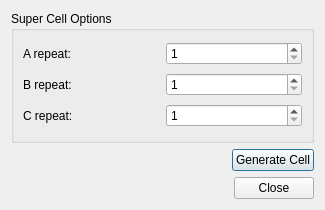
<?xml version="1.0" encoding="UTF-8"?>
<ui version="4.0">
 <class>SuperCellDialog</class>
 <widget class="QDialog" name="SuperCellDialog">
  <property name="geometry">
   <rect>
    <x>0</x>
    <y>0</y>
    <width>325</width>
    <height>210</height>
   </rect>
  </property>
  <property name="windowTitle">
   <string>Super Cell Parameters</string>
  </property>
  <layout class="QVBoxLayout" name="verticalLayout_2">
   <item>
    <layout class="QVBoxLayout" name="verticalLayout">
     <item>
      <widget class="QGroupBox" name="groupBox">
       <property name="title">
        <string>Super Cell Options</string>
       </property>
       <layout class="QGridLayout">
        <item row="0" column="0">
         <widget class="QLabel" name="aRepeatLabel">
          <property name="text">
           <string>A repeat:</string>
          </property>
         </widget>
        </item>
        <item row="0" column="1">
         <widget class="QSpinBox" name="aCellSpinBox">
          <property name="minimum">
           <number>1</number>
          </property>
         </widget>
        </item>
        <item row="1" column="0">
         <widget class="QLabel" name="bRepeatLabel">
          <property name="text">
           <string>B repeat:</string>
          </property>
         </widget>
        </item>
        <item row="1" column="1">
         <widget class="QSpinBox" name="bCellSpinBox">
          <property name="minimum">
           <number>1</number>
          </property>
         </widget>
        </item>
        <item row="2" column="0">
         <widget class="QLabel" name="cRepeaLabel">
          <property name="text">
           <string>C repeat:</string>
          </property>
         </widget>
        </item>
        <item row="2" column="1">
         <widget class="QSpinBox" name="cCellSpinBox">
          <property name="minimum">
           <number>1</number>
          </property>
         </widget>
        </item>
       </layout>
      </widget>
     </item>
     <item>
      <layout class="QHBoxLayout" name="horizontalLayout">
       <item>
        <spacer name="horizontalSpacer">
         <property name="orientation">
          <enum>Qt::Horizontal</enum>
         </property>
         <property name="sizeHint" stdset="0">
          <size>
           <width>40</width>
           <height>20</height>
          </size>
         </property>
        </spacer>
       </item>
       <item>
        <widget class="QPushButton" name="generateCell">
         <property name="text">
          <string>Generate Cell</string>
         </property>
        </widget>
       </item>
      </layout>
     </item>
     <item>
      <widget class="QDialogButtonBox" name="buttonBox">
       <property name="orientation">
        <enum>Qt::Horizontal</enum>
       </property>
       <property name="standardButtons">
        <set>QDialogButtonBox::Close</set>
       </property>
      </widget>
     </item>
    </layout>
   </item>
  </layout>
 </widget>
 <resources/>
 <connections>
  <connection>
   <sender>buttonBox</sender>
   <signal>accepted()</signal>
   <receiver>SuperCellDialog</receiver>
   <slot>accept()</slot>
   <hints>
    <hint type="sourcelabel">
     <x>146</x>
     <y>422</y>
    </hint>
    <hint type="destinationlabel">
     <x>146</x>
     <y>99</y>
    </hint>
   </hints>
  </connection>
  <connection>
   <sender>buttonBox</sender>
   <signal>rejected()</signal>
   <receiver>SuperCellDialog</receiver>
   <slot>reject()</slot>
   <hints>
    <hint type="sourcelabel">
     <x>146</x>
     <y>422</y>
    </hint>
    <hint type="destinationlabel">
     <x>146</x>
     <y>99</y>
    </hint>
   </hints>
  </connection>
  <connection>
   <sender>buttonBox</sender>
   <signal>clicked(QAbstractButton*)</signal>
   <receiver>SuperCellDialog</receiver>
   <slot>buttonClicked(QAbstractButton*)</slot>
   <hints>
    <hint type="sourcelabel">
     <x>161</x>
     <y>406</y>
    </hint>
    <hint type="destinationlabel">
     <x>162</x>
     <y>211</y>
    </hint>
   </hints>
  </connection>
 </connections>
</ui>
